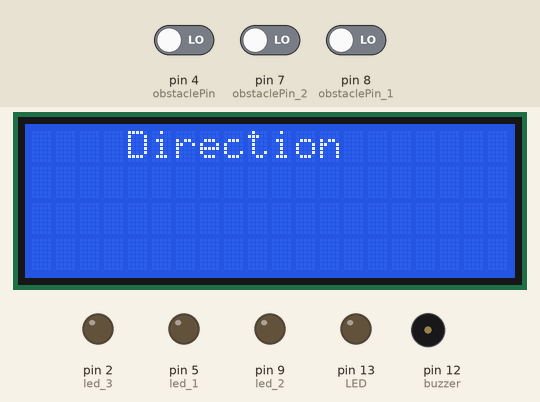
This sketch was run on a simulated Arduino Uno, built with avr-gcc and run on an emulated ATmega328P. Parts: 20×4 character LCD, output pins drawn as LEDs (lit = HIGH), buzzer (waves = sounding, pin HIGH). Dashed ring = blinking. The test bench sets the inputs (shaded band); at power-on: pin 4 (obstaclePin) LOW, pin 7 (obstaclePin_2) LOW, pin 8 (obstaclePin_1) LOW. What the sketch prints to the serial monitor is not drawn.

Above: at 1.2 s.
1.3 s: pin 4 (obstaclePin) driven HIGH
At 2.2 s:
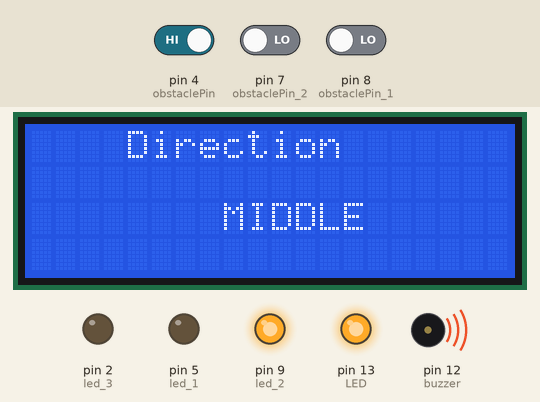
4.3 s: pin 7 (obstaclePin_2) driven HIGH
At 5.3 s:
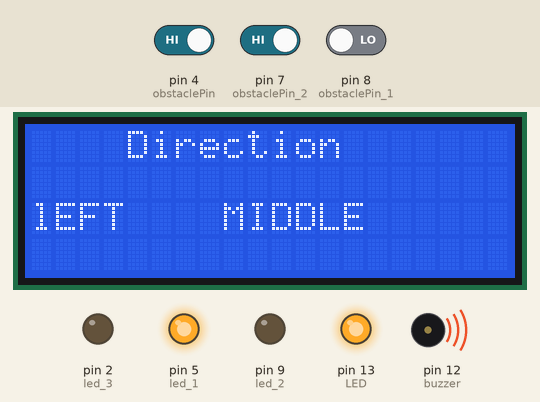
7.3 s: pin 7 (obstaclePin_2) driven LOW
At 9.4 s:
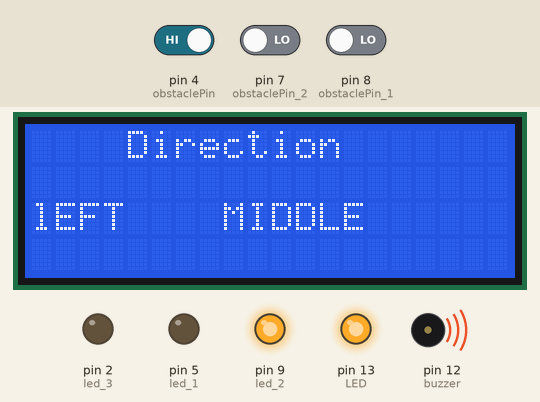
10.3 s: pin 4 (obstaclePin) driven LOW
At 11.52 s:
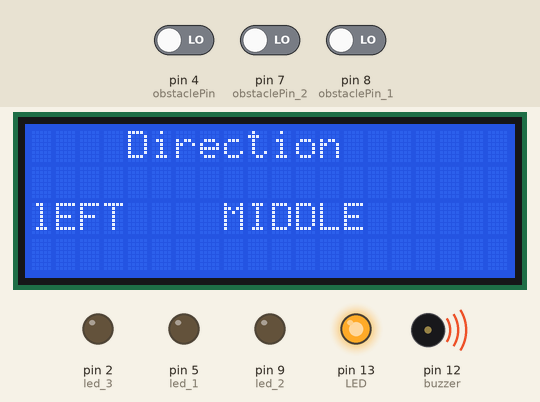
13.1 s: pin 8 (obstaclePin_1) driven HIGH
At 14.2 s:
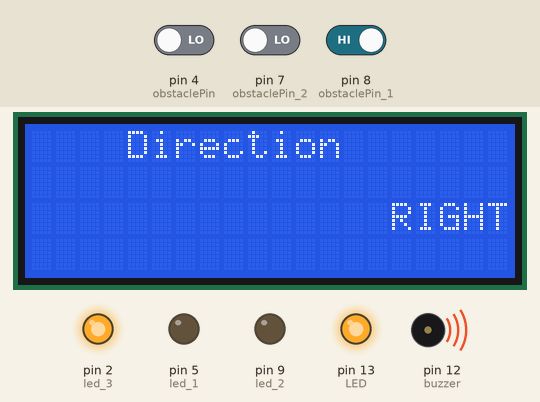
16.1 s: pin 4 (obstaclePin) driven HIGH
At 17.3 s:
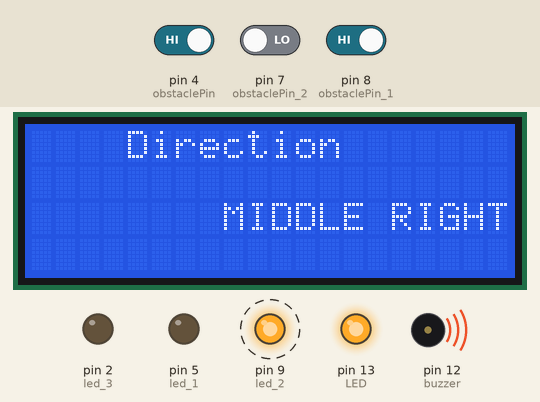
Timing chart, 0 to 20.1 s (numbered marks = the images above; inputs shaded):
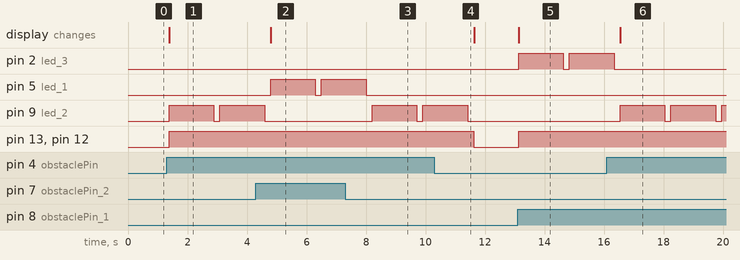

The sketch:

Transmitter_final.ino
```cpp
//int LED = 11; // Use the onboard Uno LED
int obstaclePin = 4;  // This is our input pin
int hasObstacle = LOW;  // HIGH MEANS NO OBSTACLE
int LED = 13; // Use the onboard Uno LED
int obstaclePin_2 = 7;  // This is our input pin
int hasObstacle_2 = LOW;  // HIGH MEANS NO OBSTACLE
int buzzer=12;
int obstaclePin_1 = 8;  // This is our input pin
int hasObstacle_1 = LOW;  // HIGH MEANS NO OBSTACLE
int led_1 = 5;
int led_2 = 9;
int led_3 = 2;

#include <Wire.h>
#include <LiquidCrystal_I2C.h>
LiquidCrystal_I2C lcd(0x27, 2, 1, 0, 4, 5, 6, 7, 3, POSITIVE);

void setup() {
  pinMode(LED, OUTPUT);
  pinMode(obstaclePin, INPUT);
  pinMode(obstaclePin_1, INPUT);
  pinMode(obstaclePin_2, INPUT);
//  pinMode(obstaclePin, INPUT);
  pinMode(buzzer, OUTPUT);
  pinMode(led_1, OUTPUT);
  pinMode(led_2, OUTPUT);
  pinMode(led_3, OUTPUT);

  lcd.begin(20, 4);
  lcd.setCursor(0, 0);
  lcd.print("    Direction   ");
  Serial.begin(9600);
}
void loop() {
  hasObstacle = digitalRead(obstaclePin); //Reads the output of the obstacle sensor from the 7th PIN of the Digital section of the arduino
 hasObstacle_2 = digitalRead(obstaclePin_2);
 hasObstacle_1 = digitalRead(obstaclePin_1);
  if (hasObstacle_2 == HIGH) //LOW means something is ahead, so illuminates the 13th Port connected LED
  {
    Serial.println("Stop something is ahead!!");
    digitalWrite(LED, HIGH);//Illuminates the 13th Port LED
    digitalWrite(led_1, HIGH);
    digitalWrite(buzzer, HIGH);
    lcd.setCursor(0, 2);
    lcd.print("lEFT");
    delay(1500);
    digitalWrite(led_1, LOW);
  }
  else
  if (hasObstacle == HIGH) //LOW means something is ahead, so illuminates the 13th Port connected LED
  {
    Serial.println("Stop something is ahead!!");
    digitalWrite(LED, HIGH);//Illuminates the 13th Port LED
    digitalWrite(led_2, HIGH);
    digitalWrite(buzzer, HIGH);
    lcd.setCursor(8, 2);
    lcd.print("MIDDLE");
     delay(1500);
         digitalWrite(led_2, LOW);
  }

  else
  if (hasObstacle_1 == HIGH) //LOW means something is ahead, so illuminates the 13th Port connected LED
{
    Serial.println("Stop something is ahead!!");
    digitalWrite(LED, HIGH);//Illuminates the 13th Port LED
    digitalWrite(led_3, HIGH);
    digitalWrite(buzzer, HIGH);
    lcd.setCursor(15, 2);
    lcd.print("RIGHT");
     delay(1500);
         digitalWrite(led_3, LOW);
  }
  else
  {
    Serial.println("Path is clear");
    digitalWrite(LED, LOW);
    digitalWrite(buzzer, LOW);
    lcd.setCursor(0, 2);
    lcd.print("    ");
    lcd.setCursor(8, 2);
    lcd.print("      ");
    lcd.setCursor(15, 2);
    lcd.print("     ");
  }
  delay(200);
}
```

Measured:
- after the input at 1.3 s, pin 9 (led_2): LOW → HIGH after 0.08 s, → LOW 1.5 s later, → HIGH 0.20 s later; pin 13 (LED), pin 12 (buzzer): LOW → HIGH after 0.08 s; the display: changes after 0.08 s (image 1)
- after the input at 4.3 s, pin 5 (led_1): LOW → HIGH after 0.49 s, → LOW 1.5 s later, → HIGH 0.20 s later; pin 9 (led_2): goes on until 4.6 s, then stays LOW; the display: changes after 0.50 s (image 2)
- after the input at 7.3 s, pin 5 (led_1): goes on until 8.0 s, then stays LOW; pin 9 (led_2): LOW → HIGH after 0.90 s, → LOW 1.5 s later, → HIGH 0.20 s later
- after the input at 10.3 s, pin 9 (led_2): goes on until 11.4 s, then stays LOW; pin 13 (LED), pin 12 (buzzer): HIGH → LOW after 1.3 s
- after the input at 13.1 s, pin 2 (led_3): LOW → HIGH at once, → LOW 1.5 s later, → HIGH 0.20 s later; pin 13 (LED), pin 12 (buzzer): LOW → HIGH at once; the display: changes at once (image 5)
- after the input at 16.1 s, pin 2 (led_3): goes on until 16.3 s, then stays LOW; pin 9 (led_2): alternates HIGH for 1.5 s and LOW for 0.20 s, starting after 0.44 s; the display: changes after 0.45 s (image 6)
